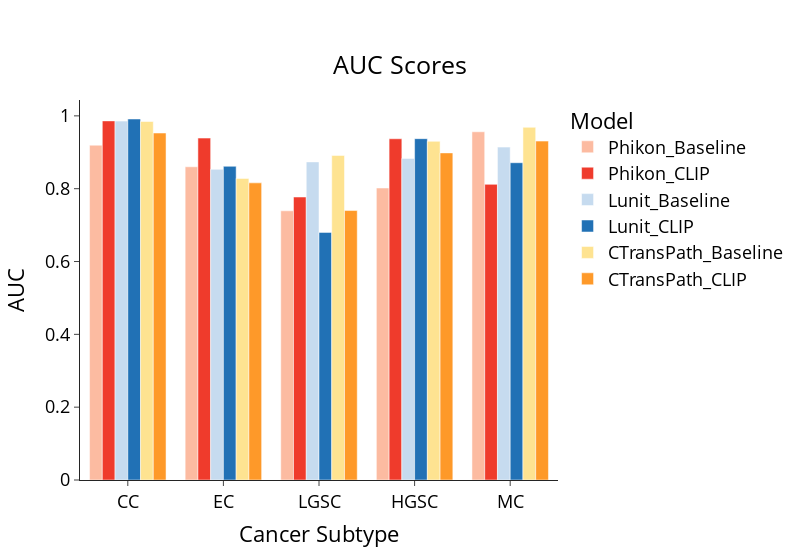

Notebook code cell kept with this figure:
### Code cell
plotdata = pd.DataFrame({
    'Phikon_Baseline': [0.9195, 0.8602, 0.7393, 0.8019, 0.9563],
    'Phikon_CLIP': [0.9862, 0.9390, 0.7771, 0.9371, 0.8119],
    'Lunit_Baseline': [0.9856, 0.8532, 0.8736, 0.8832, 0.9142],
    'Lunit_CLIP': [0.9914, 0.8615, 0.6800, 0.9374, 0.8713],
    'CTransPath_Baseline': [0.9845, 0.8283, 0.8914, 0.9301, 0.9686],
    'CTransPath_CLIP': [0.9529, 0.8160, 0.7400, 0.8983, 0.9307]},
    index=['CC', 'EC', 'LGSC', 'HGSC', 'MC'])

plotdata_melted = plotdata.reset_index().melt(id_vars=['index'], var_name='Model', value_name='AUC')

# Create a grouped bar chart
custom_colors = ['#fcbba1', '#ef3b2c', '#c6dbef',  '#2171b5', '#fee391', '#fe9929']
fig = px.bar(plotdata_melted, x='index', y='AUC', color='Model', barmode='group',
             title='AUC Scores',
             labels={'index': 'Cancer Subtype'},
             color_discrete_sequence=custom_colors)

fig.update_layout(
    title={
        'text': 'AUC Scores',
        'y': 0.9,  # You can adjust the y-position to move the title up or down
        'x': 0.5,  # x=0.5 centers the title
        'xanchor': 'center',  # ensures that the x-position is the center of the title
        'yanchor': 'top'  # ensures that the y-position is the top of the title
    },
    width=800
)

# Show the plot
fig.show()
fig.write_image("baseModel_AUC.png")

### Figure 1 — Plotly figure (JSON) as saved in the notebook; plotly's stock layout.template omitted (floating-point values rounded to 4 significant figures)
{"data": [{"alignmentgroup": "True", "hovertemplate": "Model=Phikon_Baseline<br>Cancer Subtype=%{x}<br>AUC=%{y}<extra></extra>", "legendgroup": "Phikon_Baseline", "marker": {"color": "#fcbba1", "pattern": {"shape": ""}}, "name": "Phikon_Baseline", "offsetgroup": "Phikon_Baseline", "orientation": "v", "showlegend": true, "textposition": "auto", "type": "bar", "x": ["CC", "EC", "LGSC", "HGSC", "MC"], "xaxis": "x", "y": [0.9195, 0.8602, 0.7393, 0.8019, 0.9563], "yaxis": "y"}, {"alignmentgroup": "True", "hovertemplate": "Model=Phikon_CLIP<br>Cancer Subtype=%{x}<br>AUC=%{y}<extra></extra>", "legendgroup": "Phikon_CLIP", "marker": {"color": "#ef3b2c", "pattern": {"shape": ""}}, "name": "Phikon_CLIP", "offsetgroup": "Phikon_CLIP", "orientation": "v", "showlegend": true, "textposition": "auto", "type": "bar", "x": ["CC", "EC", "LGSC", "HGSC", "MC"], "xaxis": "x", "y": [0.9862, 0.939, 0.7771, 0.9371, 0.8119], "yaxis": "y"}, {"alignmentgroup": "True", "hovertemplate": "Model=Lunit_Baseline<br>Cancer Subtype=%{x}<br>AUC=%{y}<extra></extra>", "legendgroup": "Lunit_Baseline", "marker": {"color": "#c6dbef", "pattern": {"shape": ""}}, "name": "Lunit_Baseline", "offsetgroup": "Lunit_Baseline", "orientation": "v", "showlegend": true, "textposition": "auto", "type": "bar", "x": ["CC", "EC", "LGSC", "HGSC", "MC"], "xaxis": "x", "y": [0.9856, 0.8532, 0.8736, 0.8832, 0.9142], "yaxis": "y"}, {"alignmentgroup": "True", "hovertemplate": "Model=Lunit_CLIP<br>Cancer Subtype=%{x}<br>AUC=%{y}<extra></extra>", "legendgroup": "Lunit_CLIP", "marker": {"color": "#2171b5", "pattern": {"shape": ""}}, "name": "Lunit_CLIP", "offsetgroup": "Lunit_CLIP", "orientation": "v", "showlegend": true, "textposition": "auto", "type": "bar", "x": ["CC", "EC", "LGSC", "HGSC", "MC"], "xaxis": "x", "y": [0.9914, 0.8615, 0.68, 0.9374, 0.8713], "yaxis": "y"}, {"alignmentgroup": "True", "hovertemplate": "Model=CTransPath_Baseline<br>Cancer Subtype=%{x}<br>AUC=%{y}<extra></extra>", "legendgroup": "CTransPath_Baseline", "marker": {"color": "#fee391", "pattern": {"shape": ""}}, "name": "CTransPath_Baseline", "offsetgroup": "CTransPath_Baseline", "orientation": "v", "showlegend": true, "textposition": "auto", "type": "bar", "x": ["CC", "EC", "LGSC", "HGSC", "MC"], "xaxis": "x", "y": [0.9845, 0.8283, 0.8914, 0.9301, 0.9686], "yaxis": "y"}, {"alignmentgroup": "True", "hovertemplate": "Model=CTransPath_CLIP<br>Cancer Subtype=%{x}<br>AUC=%{y}<extra></extra>", "legendgroup": "CTransPath_CLIP", "marker": {"color": "#fe9929", "pattern": {"shape": ""}}, "name": "CTransPath_CLIP", "offsetgroup": "CTransPath_CLIP", "orientation": "v", "showlegend": true, "textposition": "auto", "type": "bar", "x": ["CC", "EC", "LGSC", "HGSC", "MC"], "xaxis": "x", "y": [0.9529, 0.816, 0.74, 0.8983, 0.9307], "yaxis": "y"}], "layout": {"barmode": "group", "legend": {"title": {"text": "Model"}, "tracegroupgap": 0}, "title": {"text": "AUC Scores", "x": 0.5, "xanchor": "center", "y": 0.9, "yanchor": "top"}, "width": 800, "xaxis": {"anchor": "y", "domain": [0, 1], "title": {"text": "Cancer Subtype"}}, "yaxis": {"anchor": "x", "domain": [0, 1], "title": {"text": "AUC"}}}}
